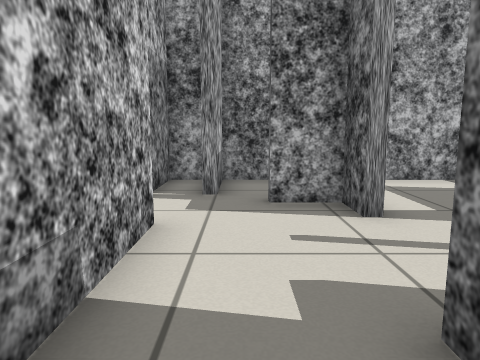
View 1 (above)

17 first-person views from a walk through a robot-simulator world made for Gazebo. The camera is 0.64 m above the floor, tilts 8° down and sees 70° across. The floor is counted in squares, 0.5 m on a side. Each view is taken from the middle of a square. On the plan, view 1 faces up. The plan holds only what a view shows up to about 14 squares ahead; the rest is blank.

View 2
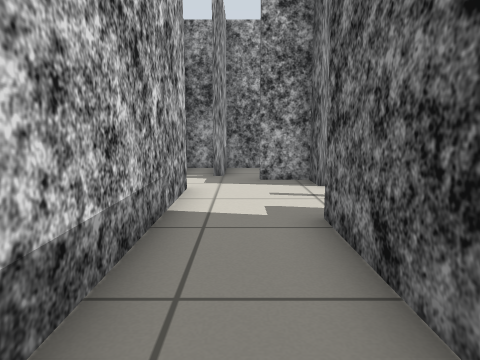

View 3
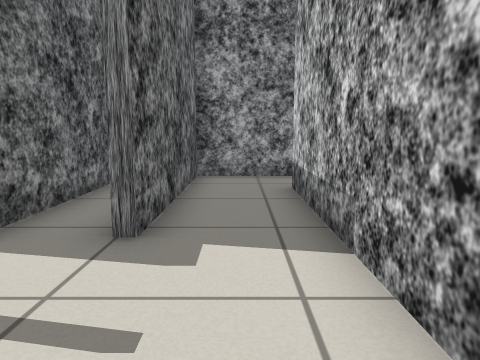

View 4
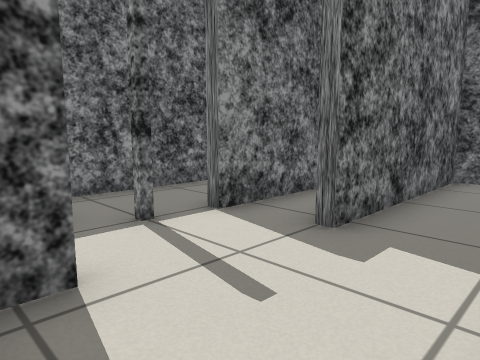

View 5
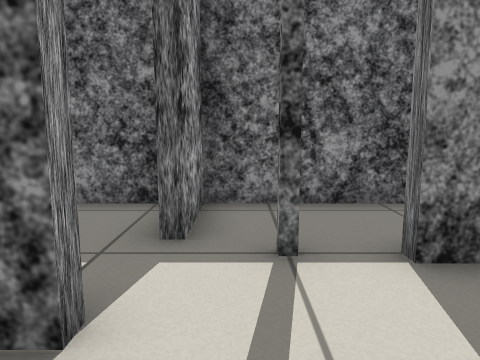

View 6
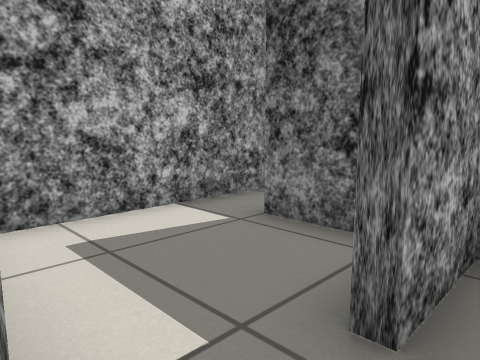

View 7
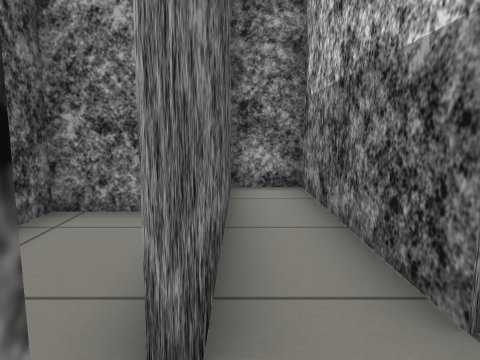

View 8
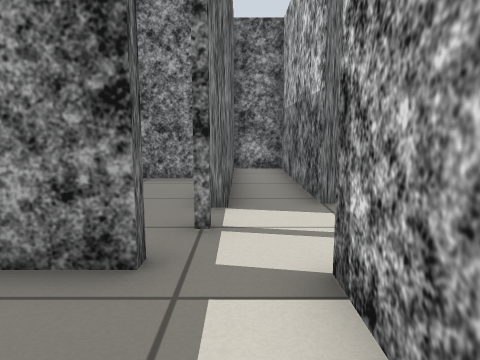

View 9
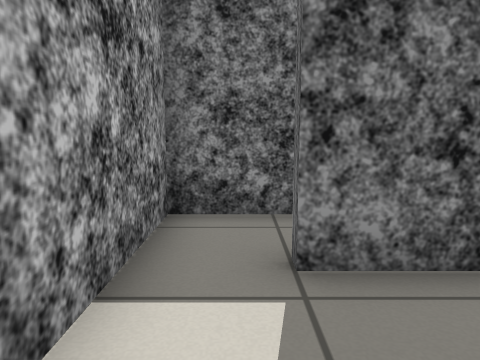

View 10
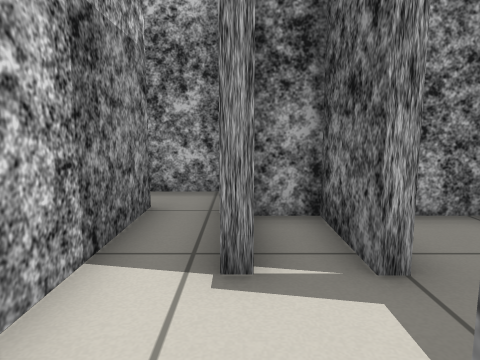

View 11
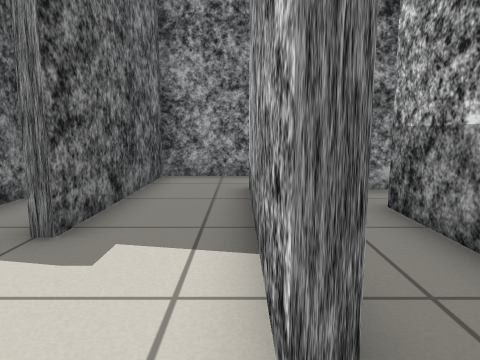

View 12
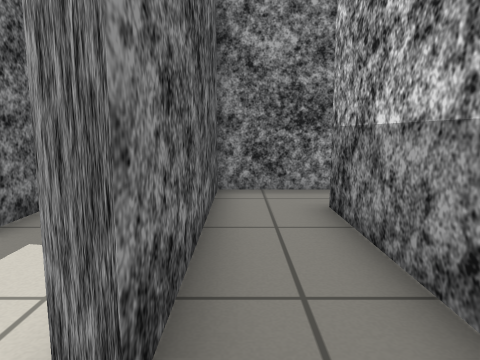

View 13
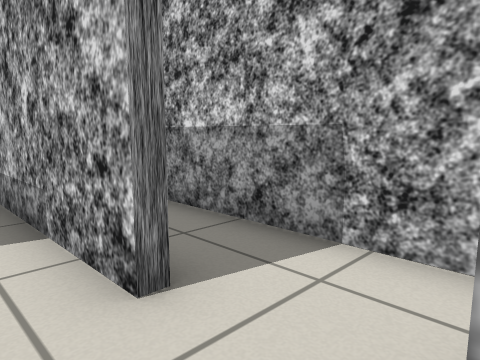

View 14
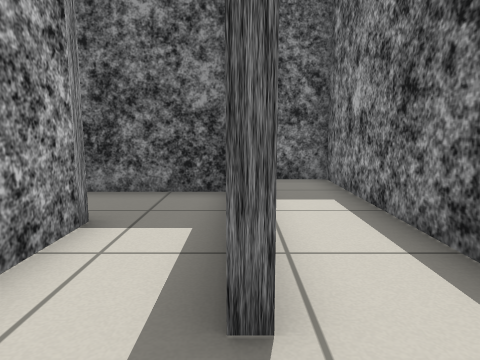

View 15
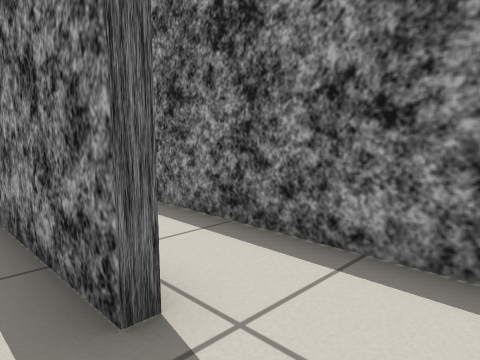

View 16
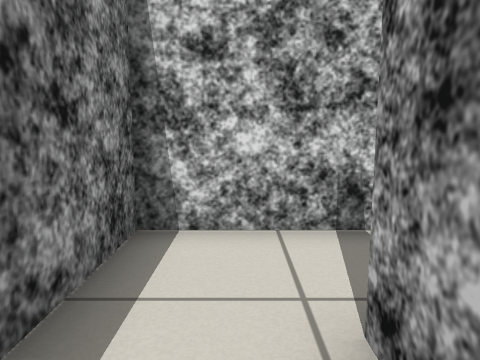

View 17
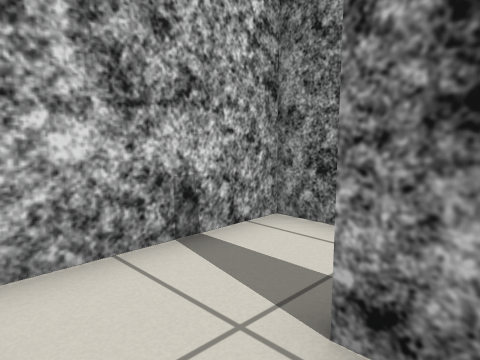

### Floor plan
Points are (right, up) in squares from view 1. A wall is a line through its corners. A room is listed if a view was taken in it or the views show most of it. See-through windows are left out.
Room 1 (views 1, 3, 4, 5, 11, 13)
walls: (-1.5, 4.7) (-1.2, 4.7) (-1.2, -1.8); (1.9, 5) (1.9, 6.1) (0.5, 6.1); (1.8, 9.1) (-0.5, 9.1) (-0.5, 6.9) (-0.8, 6.9); (1.2, -1.4) (1.2, 2) (1.5, 2)
ways out: opening at (0, -1) to room 2; opening at (1, 3.5) to room 3; opening at (-1, 5.5) to room 5
Room 2 (views 2, 14, 15)
walls: (-4, -3.9) (1.2, -3.9) (1.2, -1.4); (-1.2, -1.8) (-3.1, -1.8); (-5.2, -1.8) (-6.3, -1.8) (-6.3, -4.5)
ways out: opening at (0, -1) to room 1; opening at (-5, -4) to room 6
Room 3 (views 6, 7)
walls: (1.5, 2) (1.5, -3.9) (3.2, -3.9); (4.2, -1.4) (6, -1.4) (6, 4.7) (3.9, 4.7); (2.2, 5) (1.9, 5); (3.2, -3.5) (3.2, 2.3) (3.6, 2.3)
ways out: opening at (1, 3.5) to room 1; opening at (3, 6.5) to room 4
Room 4 (views 8, 9)
walls: (2.2, 7) (2.2, 5); (3.9, 5) (5.2, 5); (6, 5.4) (6, 7.5); (5.5, 9.1) (2.8, 9.1)
ways out: opening at (3, 6.5) to room 3; opening at (6, 8)
Room 5 (views 10, 12)
walls: (-1.8, 6.9) (-2.3, 6.9); (-4.4, -1.4) (-1.5, -1.4) (-1.5, 4.7); (-3.5, 9.9) (-3.5, 0.3); (-2.4, 11.3) (-4, 11.3)
ways out: opening at (-1, 5.5) to room 1; opening at (-4.5, 10.5)
Room 6 (views 16, 17)
walls: (-3, -4.2) (-4, -4.2); (-6.3, -4.5) (-6.3, -6.4) (3.2, -6.4) (3.2, -5)
ways out: opening at (-5, -4) to room 2

Where each view was taken, in squares from view 1:
view 1: 0 up, 0 right, facing up
view 2: 3 down, 0 right, facing up
view 3: 6 up, 0 right, facing down
view 4: 6 up, 1 left, facing down-right
view 5: 4 up, 0 right, facing right
view 6: 4 up, 2 right, facing up-right
view 7: 4 up, 3 right, facing down
view 8: 8 up, 3 right, facing down
view 9: 8 up, 3 right, facing right
view 10: 4 up, 2 left, facing up
view 11: 6 up, 1 left, facing down
view 12: 6 up, 2 left, facing down
view 13: 7 up, 0 right, facing down-left
view 14: 4 down, 6 left, facing right
view 15: 3 down, 6 left, facing down-right
view 16: 5 down, 2 left, facing left
view 17: 6 down, 3 left, facing up-left
